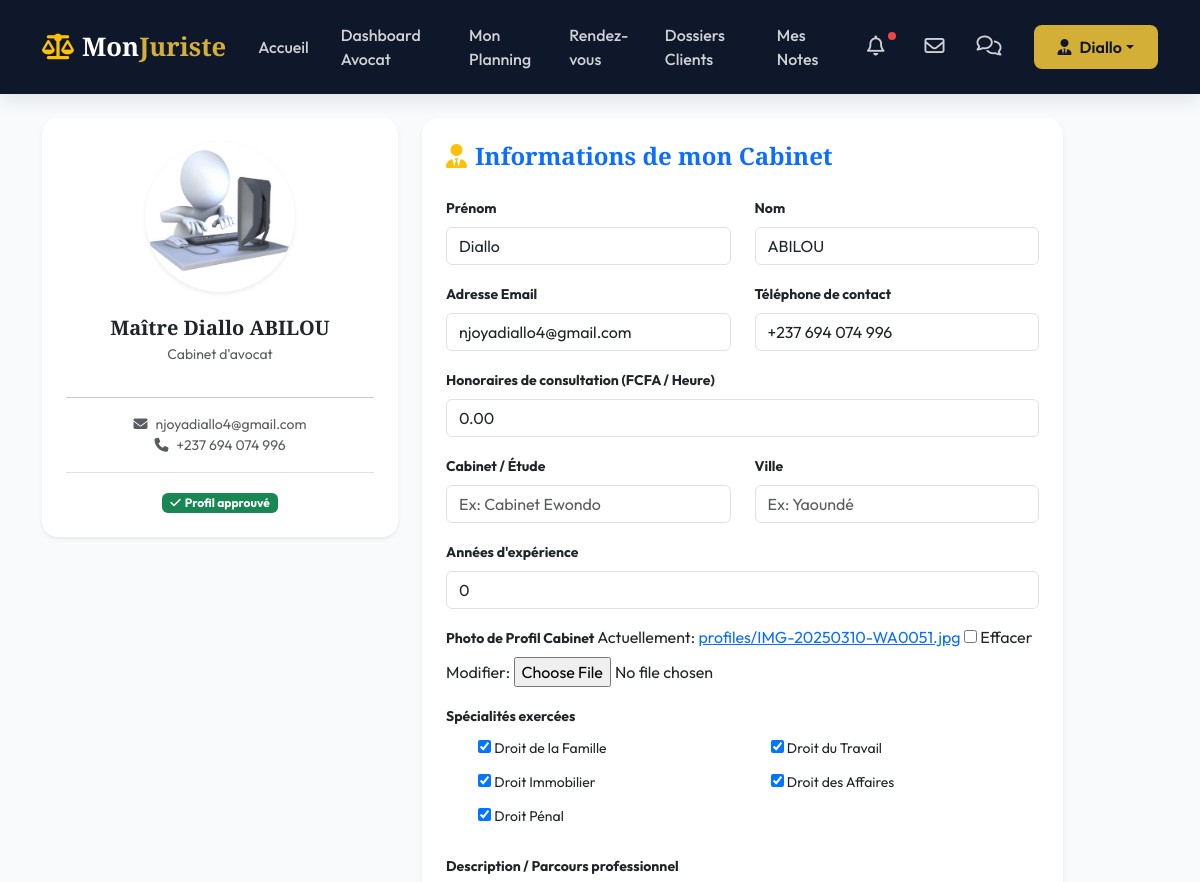
Page /profil/ (signed in, upper part) on the earlier database version.
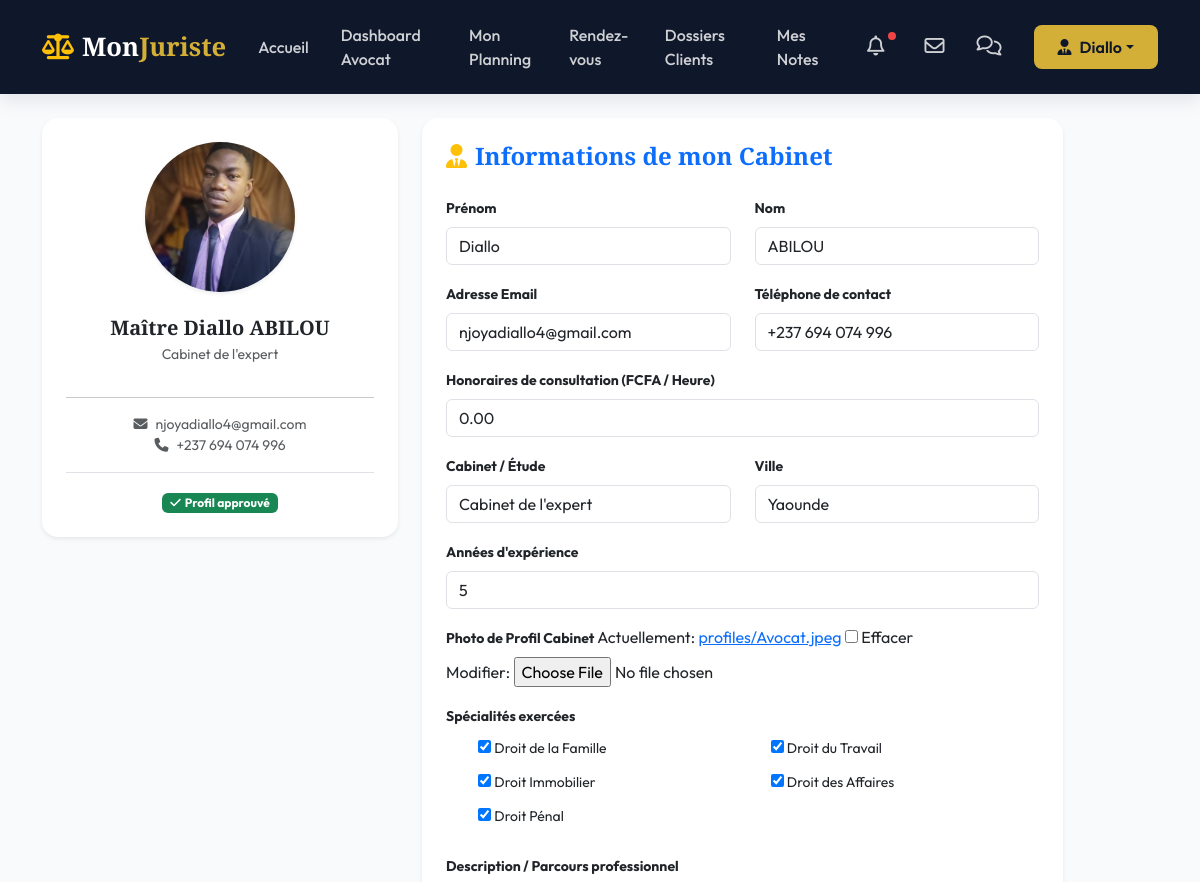
Same page on the later database version.
### monjuriste/models.py (models this page shows, shortened)
class User(AbstractUser):
    ROLE_CHOICES = (
        ('CLIENT', 'Client'),
        ('AVOCAT', 'Avocat'),
        ('ADMIN', 'Administrateur'),
    )
    role = models.CharField(max_length=20, choices=ROLE_CHOICES, default='CLIENT')
    telephone = models.CharField(max_length=20, blank=True, null=True)
    photo = models.ImageField(upload_to='profiles/', blank=True, null=True)

class AvocatProfile(models.Model):
    user = models.OneToOneField(User, on_delete=models.CASCADE, related_name='avocat_profile')
    specialites = models.ManyToManyField(Specialite, related_name='avocats', blank=True)
    tarif_horaire = models.DecimalField(max_digits=10, decimal_places=2, default=0.0)
    description = models.TextField(blank=True)
    cabinet = models.CharField(max_length=200, blank=True, verbose_name="Cabinet / Étude")
    ville = models.CharField(max_length=100, blank=True, verbose_name="Ville")
    annees_experience = models.PositiveIntegerField(default=0, verbose_name="Années d'expérience")
    is_approved = models.BooleanField(default=False, verbose_name="Approuvé par l'admin")
    class Meta:
        verbose_name = "Profil Avocat"
        verbose_name_plural = "Profils Avocats"

### monjuriste/views.py (the view, shortened to what this page needs)
# urls.py: path('profil/', views.profil_edit, name='profil_edit'),
@login_required
def profil_edit(request):
    form = None
    password_form = PasswordChangeForm(request.user)  # ← TOUJOURS défini
    if request.user.role == 'CLIENT':
        profile = request.user.client_profile
        form_class = ClientProfileForm
        template = 'client/profil.html'
    elif request.user.role == 'AVOCAT':
        profile = request.user.avocat_profile
        form_class = AvocatProfileForm
        template = 'avocat/profil.html'
    else:
        profile = None
        form_class = None
        template = 'client/profil.html'
    if form is None and form_class:
        form = form_class(instance=profile)
    return render(request, template, {
        'form': form,
        'password_form': password_form
    })

### monjuriste/models.py (called while the page is built)
    def __str__(self):
        return self.nom

### templates/avocat/profil.html (shortened to what the changed rows need)
{% extends 'base.html' %}
{% block content %}
<div class="container">
    <div class="row g-4">
        <div class="col-md-5 col-lg-4">
            <div class="card border-0 shadow-sm p-4 bg-white text-center" style="border-radius: 16px;">
                <div class="rounded-circle overflow-hidden mx-auto shadow-sm mb-4" style="width: 150px; height: 150px; background-color: #f1f5f9; display: flex; justify-content: center; align-items: center;">
                    {% if request.user.photo %}
                        <img src="{{ request.user.photo.url }}" class="w-100 h-100" style="object-fit: cover;">
                    {% else %}
                        <i class="fa-solid fa-user-tie text-secondary display-1"></i>
                    {% endif %}
                </div>
                <h5 class="font-serif mb-1">Maître {{ request.user.get_full_name }}</h5>
                <p class="text-muted small">{{ request.user.avocat_profile.cabinet|default:"Cabinet d'avocat" }}</p>
                <hr>
                <p class="text-muted small mb-0">
                    <i class="fa-envelope me-2 fa-solid"></i>{{ request.user.email }}<br>
                    <i class="fa-solid fa-phone me-2"></i>{{ request.user.telephone }}
                </p>
                {% if request.user.avocat_profile.is_approved %}
                    <div class="mt-3 pt-3 border-top">
                        <span class="badge bg-success text-white">
                        </span>
                    </div>
                {% else %}
                    <div class="mt-3 pt-3 border-top">
                        <span class="badge bg-warning text-dark">
                            <i class="fa-solid fa-clock me-1"></i>En attente d'approbation
                        </span>
                    </div>
                {% endif %}
            </div>
        </div>
        <div class="col-md-7">
            <div class="card border-0 shadow-sm p-4 bg-white" style="border-radius: 16px;">
                <form method="post" enctype="multipart/form-data">
                    <div class="row">
                        <div class="col-md-6 mb-3">
                            <label for="{{ form.first_name.id_for_label }}" class="form-label fw-bold small">Prénom</label>
                            {{ form.first_name }}
                        </div>
                        <div class="col-md-6 mb-3">
                            <label for="{{ form.last_name.id_for_label }}" class="form-label fw-bold small">Nom</label>
                            {{ form.last_name }}
                        </div>
                    </div>
                    <div class="row">
                        <div class="col-md-6 mb-3">
                            <label for="{{ form.email.id_for_label }}" class="form-label fw-bold small">Adresse Email</label>
                            {{ form.email }}
                        </div>
                        <div class="col-md-6 mb-3">
                            <label for="{{ form.telephone.id_for_label }}" class="form-label fw-bold small">Téléphone de contact</label>
                            {{ form.telephone }}
                        </div>
                    </div>
                    <div class="mb-3">
                        <label for="{{ form.tarif_horaire.id_for_label }}" class="form-label fw-bold small">Honoraires de consultation (FCFA / Heure)</label>
                        {{ form.tarif_horaire }}
                    </div>
                    <div class="row">
                        <div class="col-md-6 mb-3">
                            <label for="{{ form.cabinet.id_for_label }}" class="form-label fw-bold small">Cabinet / Étude</label>
                            {{ form.cabinet }}
                        </div>
                        <div class="col-md-6 mb-3">
                            <label for="{{ form.ville.id_for_label }}" class="form-label fw-bold small">Ville</label>
                            {{ form.ville }}
                        </div>
                    </div>
                    <div class="mb-3">
                        <label for="{{ form.annees_experience.id_for_label }}" class="form-label fw-bold small">Années d'expérience</label>
                        {{ form.annees_experience }}
                    </div>
                    <div class="mb-3">
                        <label for="{{ form.photo.id_for_label }}" class="form-label fw-bold small">Photo de Profil Cabinet</label>
                        {{ form.photo }}
                    </div>
                    <div class="mb-4">
                        <label class="form-label fw-bold small">Spécialités exercées</label>
                        <div class="row g-2 px-2">
                        </div>
                    </div>
                    <div class="mb-3">
                        <label for="{{ form.description.id_for_label }}" class="form-label fw-bold small">Description / Parcours professionnel</label>
                    </div>
                </form>
            </div>
        </div>
    </div>
</div>
{% endblock %}

### templates/base.html (shortened to what the changed rows need)
<!DOCTYPE html>
<html lang="fr">
<head>
    <link href="https://cdn.jsdelivr.net/npm/bootstrap@5.3.2/dist/css/bootstrap.min.css" rel="stylesheet">
    <link href="https://cdnjs.cloudflare.com/ajax/libs/font-awesome/6.4.2/css/all.min.css" rel="stylesheet">
    {% load static %}
    <link rel="stylesheet" href="{% static 'css/style.css' %}">
</head>
<body>
    <nav class="navbar navbar-expand-lg navbar-dark navbar-custom sticky-top">
        <div class="container">
            <div class="collapse navbar-collapse" id="navbarNav">
                <ul class="navbar-nav ms-auto align-items-center">
                    {% if user.is_authenticated %}
                        {% if user.role == 'AVOCAT' %}
                            <li class="nav-item">
                                <a class="nav-link {% if 'avocat/dashboard' in request.path %}active{% endif %}" href="{% url 'avocat_dashboard' %}">Dashboard Avocat</a>
                            </li>
                            <li class="nav-item">
                                <a class="nav-link {% if 'avocat/planning' in request.path %}active{% endif %}" href="{% url 'avocat_planning' %}">Mon Planning</a>
                            </li>
                            <li class="nav-item">
                                <a class="nav-link {% if 'avocat/rendezvous' in request.path %}active{% endif %}" href="{% url 'avocat_rendezvous' %}">Rendez-vous</a>
                            </li>
                            <li class="nav-item">
                                <a class="nav-link {% if 'avocat/dossiers' in request.path %}active{% endif %}" href="{% url 'avocat_dossiers' %}">Dossiers Clients</a>
                            </li>
                            <li class="nav-item">
                                <a class="nav-link {% if 'avocat/avis' in request.path %}active{% endif %}" href="{% url 'avocat_notes' %}">Mes Notes</a>
                            </li>
                        {% endif %}
                        <li class="nav-item position-relative mx-2">
                            <a class="nav-link {% if 'notifications' in request.path %}active{% endif %}" href="{% url 'notifications_list' %}">
                                <i class="fa-regular fa-bell fs-5"></i>
                                {% if user.notifications.all %}
                                    <span class="notification-dot"></span>
                                {% endif %}
                            </a>
                        </li>
                        <li class="nav-item">
                            <a class="nav-link {% if 'emails' in request.path %}active{% endif %}" href="{% url 'emails_list' %}" title="Mes Emails reçus">
                                <i class="fa-regular fa-envelope fs-5"></i>
                            </a>
                        </li>
                        <li class="nav-item">
                            <a class="nav-link {% if 'messages' in request.path %}active{% endif %}" href="{% url 'conversation_list' %}" title="Mes Discussions">
                                <i class="fa-regular fa-comments fs-5"></i>
                            </a>
                        </li>
                        <li class="nav-item dropdown ms-3">
                            <a class="btn btn-gold dropdown-toggle d-flex align-items-center" href="#" role="button" data-bs-toggle="dropdown">
                                <i class="fa-solid fa-user-tie me-2"></i>{{ user.first_name|default:user.username }}
                            </a>
                        </li>
                    {% endif %}
                </ul>
            </div>
        </div>
    </nav>
    <main class="py-4">
        {% block content %}{% endblock %}
    </main>
</body>
</html>

Differences in the rows shown:
changed User "Diallo ABILOU": user.photo: a different picture; user.avocat_profile.cabinet "Cabinet d'avocat" → "Cabinet de l'expert"
changed AvocatProfile: cabinet (not shown) → "Cabinet de l'expert"; ville (not shown) → "Yaounde"; annees_experience "0" → "5"
Other differences:
text no longer shown: "Actuellement: profiles/IMG-20250310-WA0051.jpg Effacer Modifier:"
text now shown: "Actuellement: profiles/Avocat.jpeg Effacer Modifier:"
